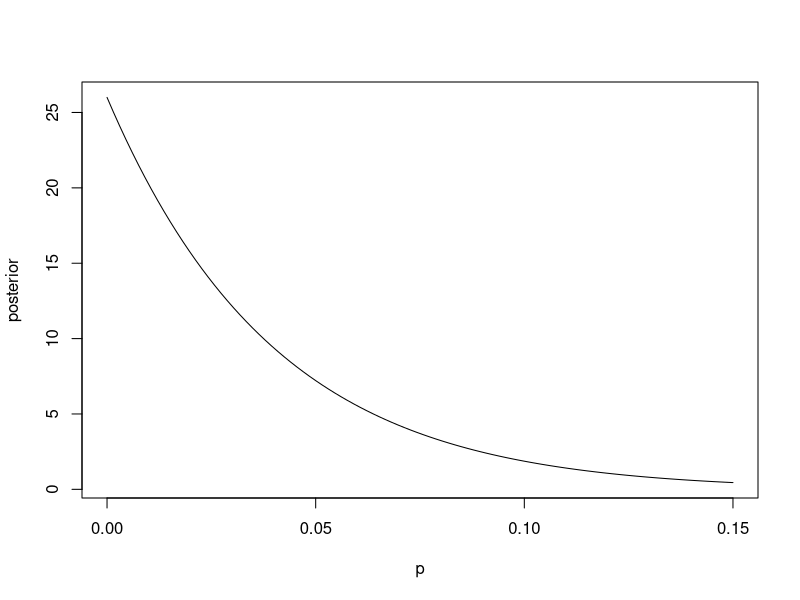
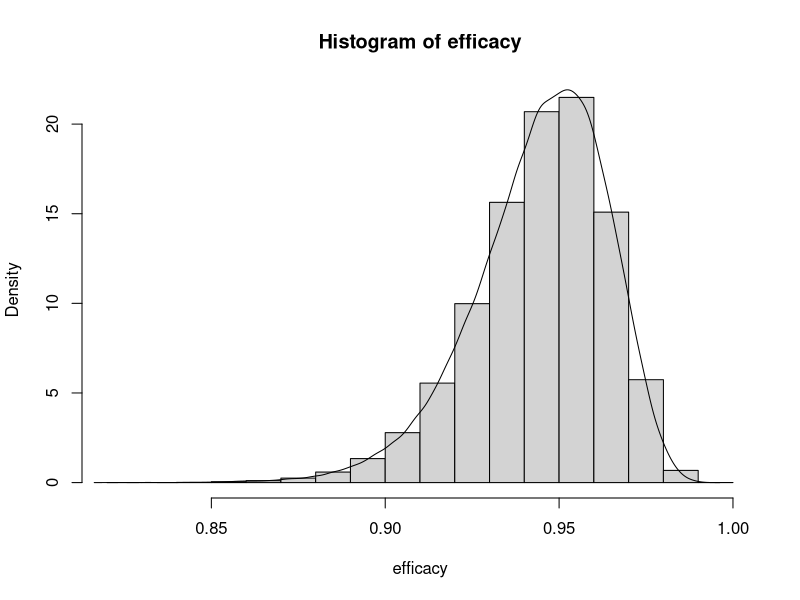

Source code (R) for these figures, in order:
#this program performs Bayesian inference for a binomial probability
#enter data: y is the number of successes, n is the number of trials
y=0
n=25

#define the beta distribution parameters
a=y+1
b=n-y+1

#create a grid of p for plotting. you may change to a smaller range than from 0 to 1 to see the distribution better
p = seq(from=0,to=.15,length.out=100)
#we are computing the beta density at each point in the grid
posterior = dbeta(p,a,b)

#plotting the beta density, higher values of the curve represent stronger data evidence
plot(p,posterior,type = "l")


#computing a confidence interval by taking the upper and lower percentiles of the beta distribution
#computing the median to represent the center of the distribution

lower = qbeta(.025,a,b)
median = qbeta(.5,a,b)
upper = qbeta(.975,a,b)
print(c(lower,median,upper))





#this program performs a Bayesian inference for vaccine efficacy
#enter the number of infections in the vaccine group
#and the number of infections in the control group
v = 8
c = 162

#define the beta distribution parameters
a = v+1
b = c+1

#simulate a very large number of draws from the posterior distribution on p=P(V|I)
#for each simulated p, compute the value for vaccine efficacy VE
p= rbeta(100000,a,b)
efficacy = 1 - p/(1-p)

#create a plot of the posterior distribution on VE
hist(efficacy,probability = TRUE)
points(density(efficacy),type = 'l')

#compute percentiles for a 95% interval estimate, a 50% interval estimate, and a point estimate
quantile(efficacy,c(.025,.25,.5,.75,.975))